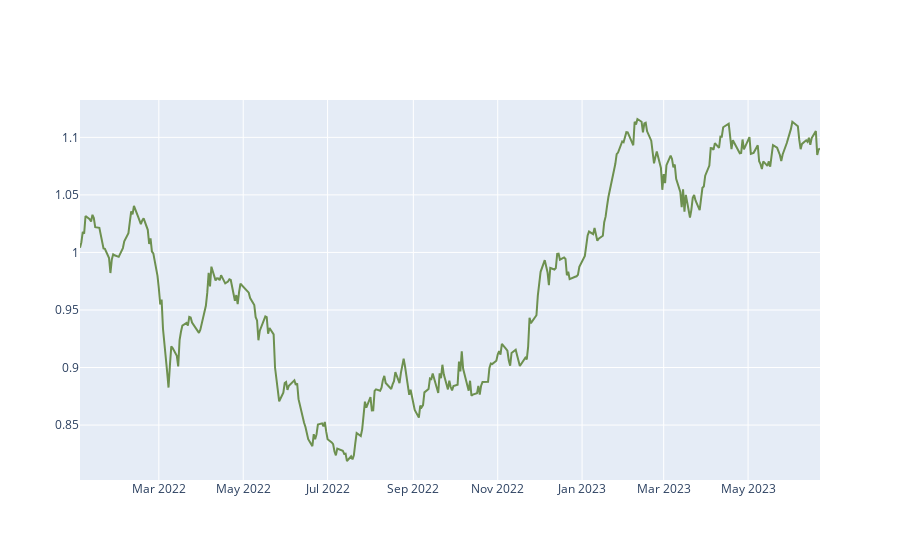

This figure's notebook cell:
### Code cell
fig = go.Figure()
fig.add_scatter(x=tdf.index, y = tdf['green_index'],
                mode = 'lines',
                #text = '{:.2f}'.format(dd.y[-1]),
                textfont = dict(color='#6d904f'),
                textposition='top right',
                marker = dict(color = '#6d904f', size = 1, opacity=1),
                #legendgroup = dd.name,
                showlegend=False)

### Figure 1 — Plotly figure (JSON) as saved in the notebook; plotly's stock layout.template omitted (floating-point values rounded to 4 significant figures; data arrays with more than 128 entries replaced by an {"elided": "..."} marker saying what was removed)
{"data": [{"marker": {"color": "#6d904f", "opacity": 1, "size": 1}, "mode": "lines", "showlegend": false, "textfont": {"color": "#6d904f"}, "textposition": "top right", "type": "scatter", "x": {"elided": "357 str values"}, "y": {"elided": "357 float values"}}], "layout": {"autosize": true, "xaxis": {"autorange": true, "range": ["2022-01-03", "2023-06-22"], "type": "date"}, "yaxis": {"autorange": true, "range": [0.8022, 1.132], "type": "linear"}}}
